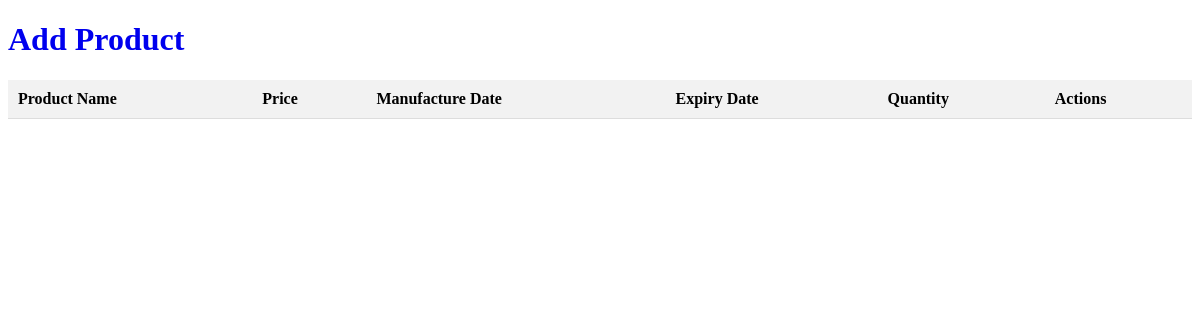
The page /view_category/4 (signed in) on the database as committed earlier.
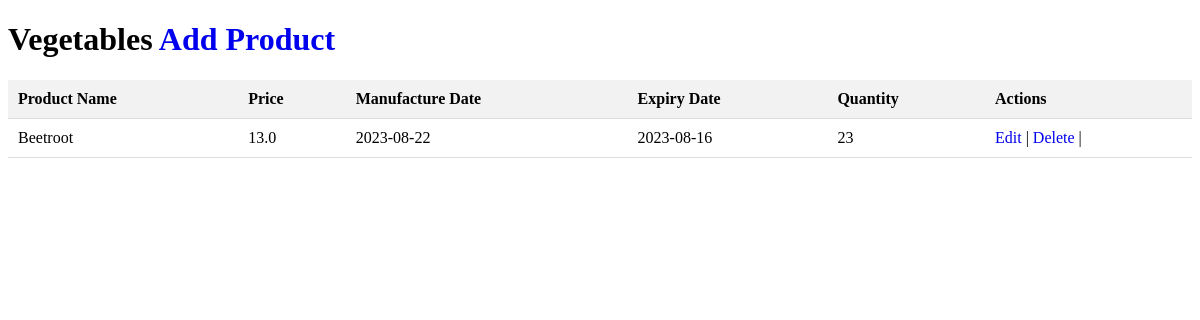
The same page on the database as committed later.
### models.py (models this page shows)
class Category(db.Model):
    id = db.Column(db.Integer, primary_key=True)
    name = db.Column(db.String(100), unique=True, nullable=False)
    products = db.relationship('Product', back_populates='category', cascade='all, delete-orphan')

class Product(db.Model):
    id = db.Column(db.Integer, primary_key=True)
    product_name = db.Column(db.String(200), nullable=False)
    price = db.Column(db.Float, nullable=False)
    manufacture_date = db.Column(db.Date, nullable=False)
    expiry_date = db.Column(db.Date, nullable=False)
    quantity = db.Column(db.Integer, default=1)
    image_link = db.Column(db.String(200))
    category_id = db.Column(db.Integer, db.ForeignKey('category.id'))
    category = db.relationship('Category', back_populates='products')

### app.py (the view)
@app.route("/view_category/<cat_id>", methods=['GET'])
@login_required
def view_cat(cat_id):
    cat= Category.query.filter_by(id=cat_id).first()
    products=Product.query.filter_by(category_id=cat_id).all()
    print(cat)
    print(products)
    return render_template('view_cat.html', cat=cat, products=products)

### app.py (called while the page is built)
@login_manager.user_loader
def load_user(user_id):
    return User.query.get(int(user_id))

### templates/view_cat.html (shortened to what this page needs)
<!DOCTYPE html>
<html lang="en">
<head>
</head>
<body>
    <h1>{{cat.name}} <a href="/add_product">Add Product </a></h1>
    <table>
        <thead>
            <tr>
                <th>Product Name</th>
                <th>Price</th>
                <th>Manufacture Date</th>
                <th>Expiry Date</th>
                <th>Quantity</th>
                <th>Actions</th>
            </tr>
        </thead>
        <tbody>
            {% for product in products %}
            <tr>
                <td>{{ product.product_name }}</td>
                <td>{{ product.price }}</td>
                <td>{{ product.manufacture_date }}</td>
                <td>{{ product.expiry_date }}</td>
                <td>{{ product.quantity }}</td>
                <td>
                    <a href="/edit_product/{{cat.id}}/{{ product.id }}">Edit</a> |
                    <a href="/delete_product/{{cat.id}}/{{ product.id }}">Delete</a> |
                </td>
            </tr>
            {% endfor %}
        </tbody>
    </table>
</body>
</html>

### templates/view_cat.html (style rules this page uses)
table { width: 100%; border-collapse: collapse; }
th, td { padding: 10px; text-align: left; border-bottom: 1px solid #ddd; }
th { background-color: #f2f2f2; }
a { text-decoration: none; }

Rows that differ between the two databases and show on the page:
added Category: name "Vegetables"
now on this page (row edited): Product: product_name "Beetroot", price "13.0", manufacture_date "2023-08-22", expiry_date "2023-08-16", quantity "23"
